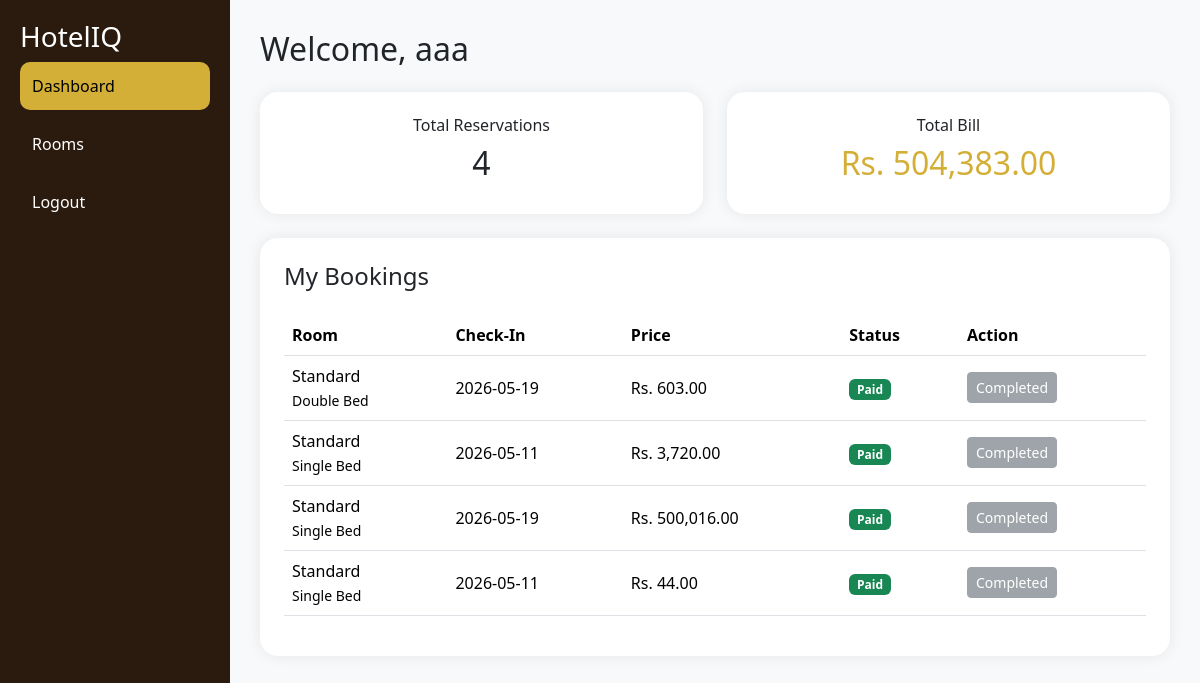
Page /dashboard.php (signed in) on the committed database.
### tables this page shows
CREATE TABLE `users` (
  `id` int(11) NOT NULL,
  `fullname` varchar(100) NOT NULL,
  `email` varchar(100) NOT NULL,
  `password` varchar(255) NOT NULL,
  `role` varchar(20) DEFAULT 'guest',
  `created_at` timestamp NOT NULL DEFAULT current_timestamp()
);

CREATE TABLE `roombook` (
  `id` int(11) NOT NULL,
  `Title` varchar(20) DEFAULT NULL,
  `FName` varchar(100) NOT NULL,
  `LName` varchar(100) NOT NULL,
  `Email` varchar(100) NOT NULL,
  `National` varchar(50) DEFAULT NULL,
  `Country` varchar(100) NOT NULL,
  `Phone` varchar(20) NOT NULL,
  `TRoom` varchar(50) NOT NULL,
  `room_price` decimal(10,2) DEFAULT 0.00,
  `Bed` varchar(50) NOT NULL,
  `NRoom` int(11) NOT NULL,
  `Meal` varchar(50) NOT NULL,
  `meal_price` decimal(10,2) DEFAULT 0.00,
  `cin` date NOT NULL,
  `cout` date NOT NULL,
  `stat` varchar(50) NOT NULL,
  `nodays` int(11) NOT NULL,
  `total_price` decimal(10,2) DEFAULT 0.00,
  `status` varchar(20) DEFAULT 'Pending',
  `room_id` int(11) DEFAULT NULL
);

### dashboard.php (the view, shortened to what this page needs)
<?php
include "db.php";
$user_id = $_SESSION['user_id'];
$userQuery = mysqli_query($conn,"SELECT * FROM users WHERE id='$user_id'");
$user = mysqli_fetch_assoc($userQuery);
$email = $user['email'];
$fullname = $user['fullname'];
$price_logic = "(room_price + meal_price) * nodays";
$totalQuery = mysqli_query($conn,"SELECT COUNT(*) as total FROM roombook WHERE Email='$email'");
$total = mysqli_fetch_assoc($totalQuery)['total'];
$amountQuery = mysqli_query($conn,"SELECT SUM($price_logic) as total_bill FROM roombook WHERE Email='$email'");
$total_bill = mysqli_fetch_assoc($amountQuery)['total_bill'] ?? 0;
$allBookings = mysqli_query($conn,"SELECT *, ($price_logic) as calculated_price FROM roombook WHERE Email='$email' ORDER BY id DESC");
?>
<!DOCTYPE html>
<html>
<head>
    <link href="https://cdn.jsdelivr.net/npm/bootstrap@5.3.2/dist/css/bootstrap.min.css" rel="stylesheet">
</head>
<body>
<div class="sidebar">
    <h3>HotelIQ</h3>
    <a href="dashboard.php" style="background:#d4af37; color:black;">Dashboard</a>
    <a href="rooms.php">Rooms</a>
    <a href="logout.php">Logout</a>
</div>
<div class="main">
    <h2>Welcome, <?php echo $fullname; ?></h2>
    <div class="row mt-4">
        <div class="col-md-6">
            <div class="card card-box p-4 text-center">
                <h6>Total Reservations</h6>
                <h2><?php echo $total; ?></h2>
            </div>
        </div>
        <div class="col-md-6">
            <div class="card card-box p-4 text-center">
                <h6>Total Bill</h6>
                <h2 style="color:#d4af37;">Rs. <?php echo number_format($total_bill, 2); ?></h2>
            </div>
        </div>
    </div>
    <div class="card card-box p-4 mt-4">
        <h4>My Bookings</h4>
        <table class="table mt-3 align-middle">
            <thead>
                <tr>
                    <th>Room</th>
                    <th>Check-In</th>
                    <th>Price</th>
                    <th>Status</th>
                    <th>Action</th>
                </tr>
            </thead>
            <tbody>
                <?php while($row = mysqli_fetch_assoc($allBookings)){ ?>
                <tr>
                    <td><?php echo $row['TRoom']; ?><br><small><?php echo $row['Bed']; ?></small></td>
                    <td><?php echo $row['cin']; ?></td>
                    <td>Rs. <?php echo number_format($row['calculated_price'], 2); ?></td>
                    <td>
                        <?php if($row['stat'] == 'Paid'): ?>
                            <span class="badge bg-success">Paid</span>
                        <?php else: ?>
                            <span class="badge bg-warning text-dark"><?php echo $row['stat']; ?></span>
                        <?php endif; ?>
                    </td>
                    <td>
                        <?php if($row['stat'] != 'Paid'): ?>
                            <button onclick="payNow(<?php echo $row['id']; ?>, <?php echo $row['calculated_price']; ?>)" class="btn btn-sm btn-success">Pay Now</button>
                            <a href="dashboard.php?cancel_id=<?php echo $row['id']; ?>"
                               onclick="return confirm('Cancel karein?')"
                               class="btn btn-sm btn-outline-danger">Cancel</a>
                        <?php else: ?>
                            <button class="btn btn-sm btn-secondary" disabled>Completed</button>
                        <?php endif; ?>
                    </td>
                </tr>
                <?php } ?>
            </tbody>
        </table>
    </div>
</div>
</body>
</html>

### dashboard.php (style rules this page uses)
body { background:#f8f9fa; }
.sidebar { height:100vh; background:#2b1b0f; color:white; padding:20px; position:fixed; width:230px; }
.sidebar a { display:block; color:white; padding:12px; text-decoration:none; margin-bottom:10px; border-radius:10px; }
.main { margin-left:230px; padding:30px; }
.card-box { border:none; border-radius:18px; box-shadow:0 0 15px rgba(0,0,0,.08); background: white; }

### rows in the picture
users: fullname "aaa"
roombook: TRoom "Standard", Bed "Double Bed", cin "2026-05-19", calculated_price "603.00", stat "Paid"
roombook: TRoom "Standard", Bed "Single Bed", cin "2026-05-11", calculated_price "3,720.00", stat "Paid"
roombook: TRoom "Standard", Bed "Single Bed", cin "2026-05-19", calculated_price "500,016.00", stat "Paid"
roombook: TRoom "Standard", Bed "Single Bed", cin "2026-05-11", calculated_price "44.00", stat "Paid"

### other values in the picture
$total "4"
$total_bill "504,383.00"
